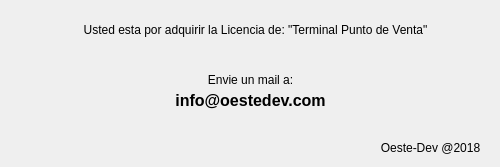
<?xml version="1.0" encoding="UTF-8"?>
<ui version="4.0">
 <class>Form</class>
 <widget class="QWidget" name="Form">
  <property name="geometry">
   <rect>
    <x>0</x>
    <y>0</y>
    <width>500</width>
    <height>167</height>
   </rect>
  </property>
  <property name="windowTitle">
   <string>Form</string>
  </property>
  <widget class="QLabel" name="label_10">
   <property name="geometry">
    <rect>
     <x>60</x>
     <y>70</y>
     <width>381</width>
     <height>20</height>
    </rect>
   </property>
   <property name="palette">
    <palette>
     <active>
      <colorrole role="Text">
       <brush brushstyle="SolidPattern">
        <color alpha="255">
         <red>255</red>
         <green>255</green>
         <blue>255</blue>
        </color>
       </brush>
      </colorrole>
     </active>
     <inactive>
      <colorrole role="Text">
       <brush brushstyle="SolidPattern">
        <color alpha="255">
         <red>255</red>
         <green>255</green>
         <blue>255</blue>
        </color>
       </brush>
      </colorrole>
     </inactive>
     <disabled>
      <colorrole role="Text">
       <brush brushstyle="SolidPattern">
        <color alpha="255">
         <red>42</red>
         <green>85</green>
         <blue>63</blue>
        </color>
       </brush>
      </colorrole>
     </disabled>
    </palette>
   </property>
   <property name="text">
    <string>Envie un mail a:</string>
   </property>
   <property name="alignment">
    <set>Qt::AlignCenter</set>
   </property>
  </widget>
  <widget class="QLabel" name="label_5">
   <property name="geometry">
    <rect>
     <x>-20</x>
     <y>20</y>
     <width>551</width>
     <height>20</height>
    </rect>
   </property>
   <property name="palette">
    <palette>
     <active>
      <colorrole role="Text">
       <brush brushstyle="SolidPattern">
        <color alpha="255">
         <red>255</red>
         <green>255</green>
         <blue>255</blue>
        </color>
       </brush>
      </colorrole>
     </active>
     <inactive>
      <colorrole role="Text">
       <brush brushstyle="SolidPattern">
        <color alpha="255">
         <red>255</red>
         <green>255</green>
         <blue>255</blue>
        </color>
       </brush>
      </colorrole>
     </inactive>
     <disabled>
      <colorrole role="Text">
       <brush brushstyle="SolidPattern">
        <color alpha="255">
         <red>42</red>
         <green>85</green>
         <blue>63</blue>
        </color>
       </brush>
      </colorrole>
     </disabled>
    </palette>
   </property>
   <property name="text">
    <string>Usted esta por adquirir la Licencia de: &quot;Terminal Punto de Venta&quot;</string>
   </property>
   <property name="alignment">
    <set>Qt::AlignCenter</set>
   </property>
  </widget>
  <widget class="QLabel" name="label_6">
   <property name="geometry">
    <rect>
     <x>150</x>
     <y>90</y>
     <width>201</width>
     <height>21</height>
    </rect>
   </property>
   <property name="palette">
    <palette>
     <active>
      <colorrole role="Text">
       <brush brushstyle="SolidPattern">
        <color alpha="255">
         <red>255</red>
         <green>255</green>
         <blue>255</blue>
        </color>
       </brush>
      </colorrole>
     </active>
     <inactive>
      <colorrole role="Text">
       <brush brushstyle="SolidPattern">
        <color alpha="255">
         <red>255</red>
         <green>255</green>
         <blue>255</blue>
        </color>
       </brush>
      </colorrole>
     </inactive>
     <disabled>
      <colorrole role="Text">
       <brush brushstyle="SolidPattern">
        <color alpha="255">
         <red>42</red>
         <green>85</green>
         <blue>63</blue>
        </color>
       </brush>
      </colorrole>
     </disabled>
    </palette>
   </property>
   <property name="font">
    <font>
     <pointsize>12</pointsize>
     <weight>75</weight>
     <bold>true</bold>
    </font>
   </property>
   <property name="text">
    <string>info@oestedev.com</string>
   </property>
   <property name="alignment">
    <set>Qt::AlignCenter</set>
   </property>
  </widget>
  <widget class="QLabel" name="label_4">
   <property name="geometry">
    <rect>
     <x>380</x>
     <y>140</y>
     <width>101</width>
     <height>16</height>
    </rect>
   </property>
   <property name="palette">
    <palette>
     <active>
      <colorrole role="Text">
       <brush brushstyle="SolidPattern">
        <color alpha="255">
         <red>255</red>
         <green>255</green>
         <blue>255</blue>
        </color>
       </brush>
      </colorrole>
     </active>
     <inactive>
      <colorrole role="Text">
       <brush brushstyle="SolidPattern">
        <color alpha="255">
         <red>255</red>
         <green>255</green>
         <blue>255</blue>
        </color>
       </brush>
      </colorrole>
     </inactive>
     <disabled>
      <colorrole role="Text">
       <brush brushstyle="SolidPattern">
        <color alpha="255">
         <red>42</red>
         <green>85</green>
         <blue>63</blue>
        </color>
       </brush>
      </colorrole>
     </disabled>
    </palette>
   </property>
   <property name="font">
    <font>
     <weight>50</weight>
     <bold>false</bold>
    </font>
   </property>
   <property name="text">
    <string>Oeste-Dev @2018</string>
   </property>
   <property name="alignment">
    <set>Qt::AlignCenter</set>
   </property>
  </widget>
 </widget>
 <resources/>
 <connections/>
</ui>
